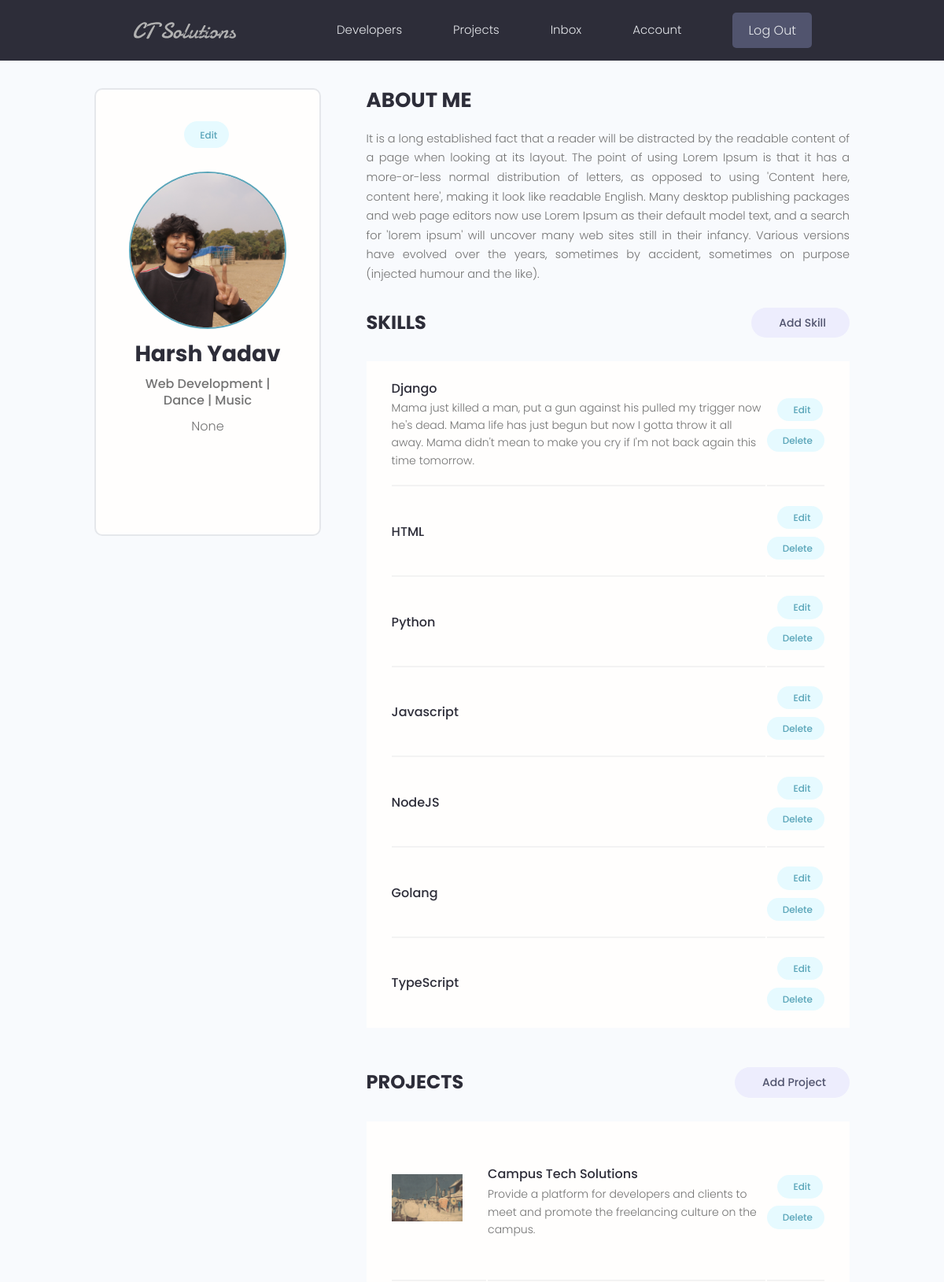
Before: /account/ (signed in, upper part) with the older database file.
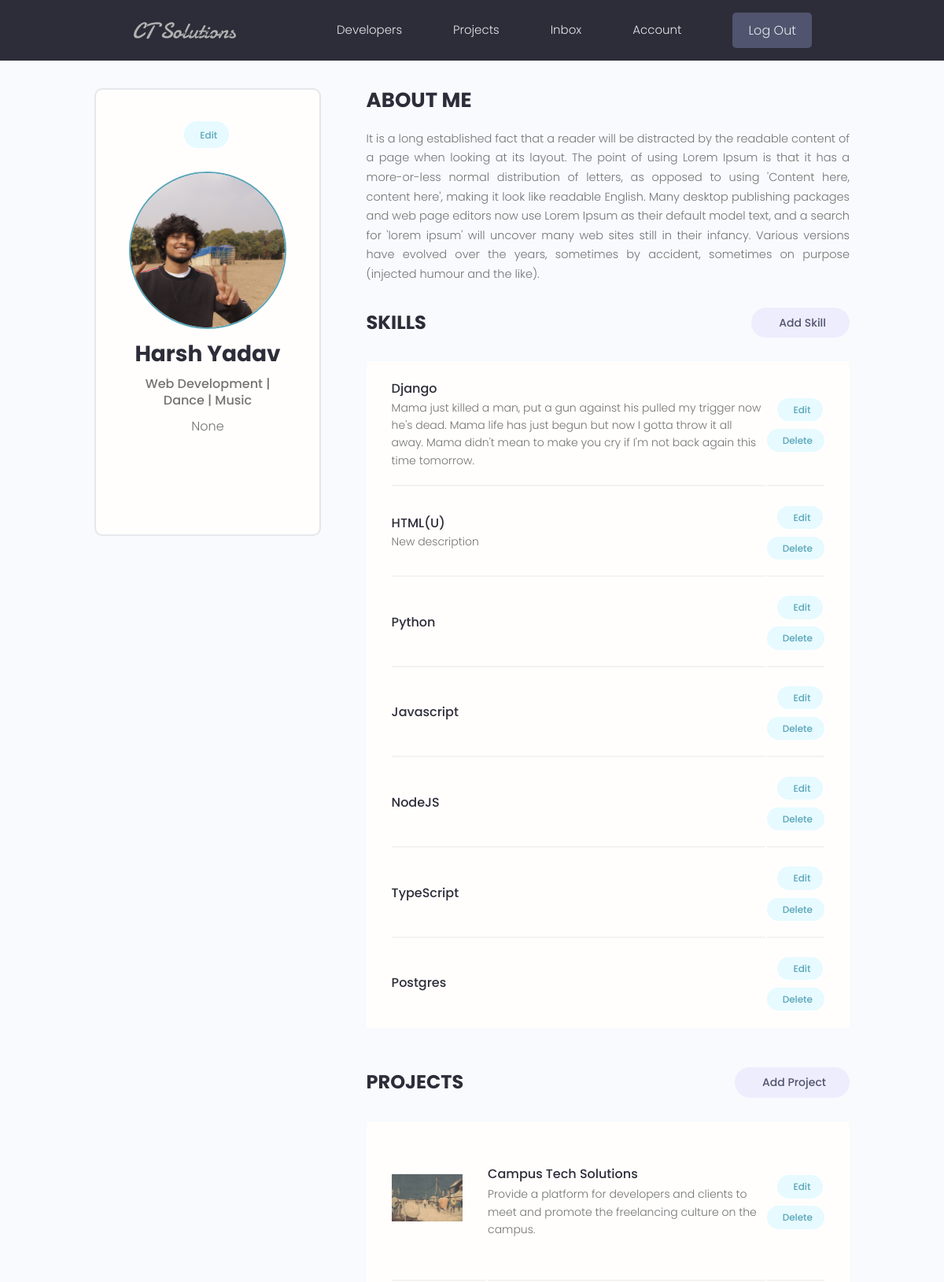
After: the same page with the newer database file.
### users/models.py (models this page shows, shortened)
class Skill(models.Model):
    owner = models.ForeignKey(Profile, on_delete=models.CASCADE, null=True, blank=True)
    name = models.CharField(max_length=200, null=True, blank=True)
    description = models.TextField(null=True, blank=True)
    created = models.DateTimeField(auto_now_add=True)
    id = models.UUIDField(default = uuid.uuid4, unique = True, primary_key=True, editable=False)

### projects/models.py (models this page shows, shortened)
class Project(models.Model):
    owner = models.ForeignKey(Profile, on_delete=models.SET_NULL, null=True, blank=True)
    title = models.CharField(max_length=200)
    description = models.TextField(null=True, blank=True)
    feature_image = models.ImageField(
        null=True, blank=True, default='default.jpg')
    demo_link = models.CharField(max_length=1000, null=True, blank=True)
    source_link = models.CharField(max_length=1000, null=True, blank=True)
    vote_total = models.IntegerField(default=0)
    vote_ratio = models.IntegerField(default=0)
    tags = models.ManyToManyField('Tag', blank=True)
    created = models.DateTimeField(auto_now_add=True)
    id = models.UUIDField(default = uuid.uuid4, unique = True, primary_key=True, editable=False)

### users/views.py (the view)
# urls.py: path('account/', views.userAccount, name="account"),
@login_required(login_url='login')
def userAccount(request):
    profile = request.user.profile
    skills = profile.skill_set.all()
    projects = profile.project_set.all()
    context = {'profile':profile, 'skills':skills, 'projects':projects}
    return render(request, 'users/account.html', context)

### users/templates/users/account.html (shortened to what this page needs)
{% extends 'main.html' %}
{% load static %}
{% block content %}
  <main class="settingsPage profile my-md">
    <div class="container">
      <div class="layout">
        <div class="column column--1of3">
          <div class="card text-center">
            <div class="card__body dev">
              <a class="tag tag--pill tag--main settings__btn" href="{% url 'edit-account' %}"> Edit</a>
              <img class="avatar avatar--xl dev__avatar" src="{{profile.profile_image.url}}" />
              <h2 class="dev__name">{{profile.name}}</h2>
              <p class="dev__title">{{profile.short_intro}}</p>
              <p class="dev__location">{{profile.location}}</p>
              <ul class="dev__social">
              </ul>
            </div>
          </div>
        </div>
        <div class="column column--2of3">
          <div class="devInfo">
            <h3 class="devInfo__title">About Me</h3>
            <p class="devInfo__about">
              {{profile.bio}}
            </p>
          </div>
          <div class="settings">
            <h3 class="settings__title">Skills</h3>
            <a class="tag tag--pill tag--sub settings__btn tag--lg" href="{% url 'create-skill' %}"> Add Skill</a>
          </div>
          <table class="settings__table">
            {% for skill in skills %}
            <tr>
              <td class="settings__tableInfo">
                <h4>{{skill.name}}</h4>
                <p>
                  {{skill.description}}
                </p>
              </td>
              <td class="settings__tableActions">
                <a class="tag tag--pill tag--main settings__btn" href="{% url 'update-skill' skill.id %}"> Edit</a>
                <a class="tag tag--pill tag--main settings__btn" href="{% url 'delete-skill' skill.id %}?next=/account">
                  Delete</a>
              </td>
            </tr>
            {% endfor %}
          </table>
          <div class="settings">
            <h3 class="settings__title">Projects</h3>
            <a class="tag tag--pill tag--sub settings__btn tag--lg" href="{% url 'create-project' %}"> Add Project</a>
          </div>
          <table class="settings__table">
            {% for project in projects %}
            <tr>
              <td class="settings__thumbnail">
                <a href="{% url 'project' project.id %}"><img src="{{project.feature_image.url}}" alt="Project Thumbnail" /></a>
              </td>
              <td class="settings__tableInfo">
                <a href="{% url 'project' project.id %}">{{project.title}}</a>
                <p> {{project.description|slice:"200"}} </p>
              </td>
              <td class="settings__tableActions">
                <a class="tag tag--pill tag--main settings__btn" href="{% url 'update-project' project.id %}"> Edit</a>
                <a class="tag tag--pill tag--main settings__btn" href="{% url 'delete-project' project.id %}?next=/account">
                  Delete</a>
              </td>
            </tr>
            {% endfor %}
          </table>
        </div>
      </div>
    </div>
  </main>
{% endblock content %}

Changed rows visible on the page:
removed Skill: name "Golang"
changed Skill: name "HTML" → "HTML(U)"; description (not shown) → "New description"
added Skill: name "Postgres"
